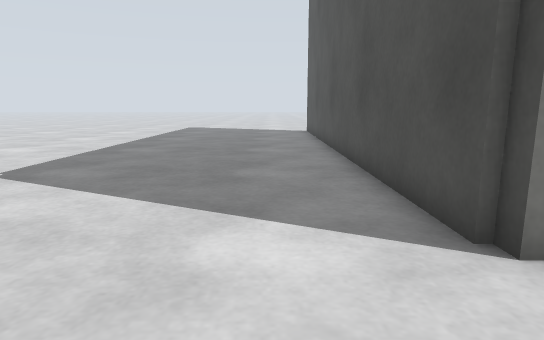
[1] (above)

17 first-person views from a walk through a world built for the Gazebo simulator. The camera is 0.07 m above the floor, tilts 10° down and sees 75° across. The floor is counted in squares, 0.05 m on a side. Each view is taken from the middle of a square. On the plan, view 1 faces up. The plan holds only what a view shows up to about 15 squares ahead; the rest is blank. The place goes on beyond the plan.

[2]
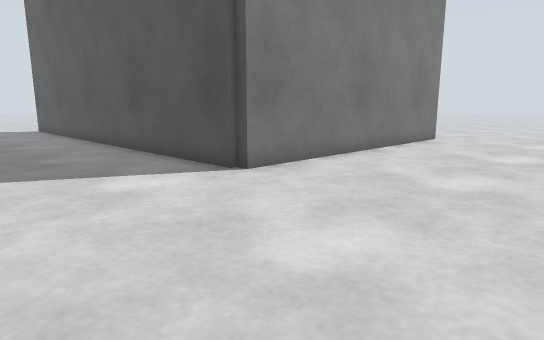

[3]
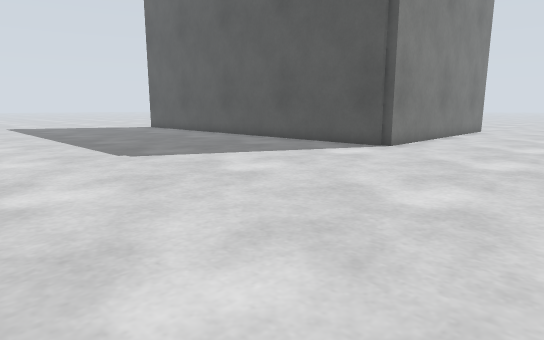

[4]
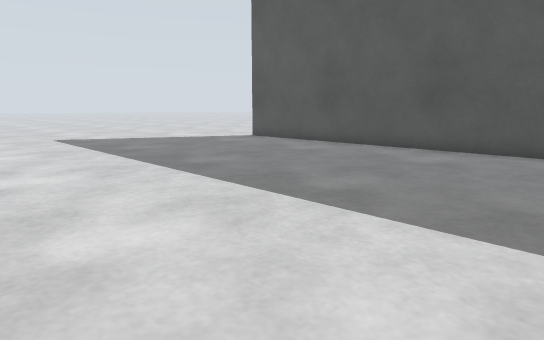

[5]
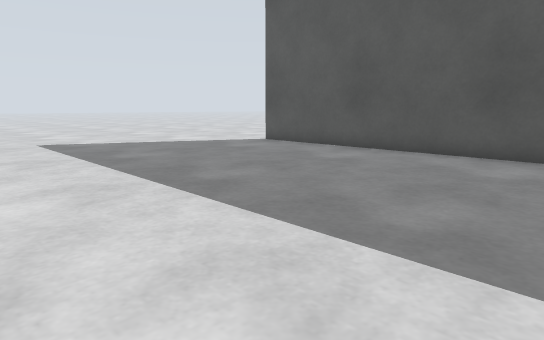

[6]
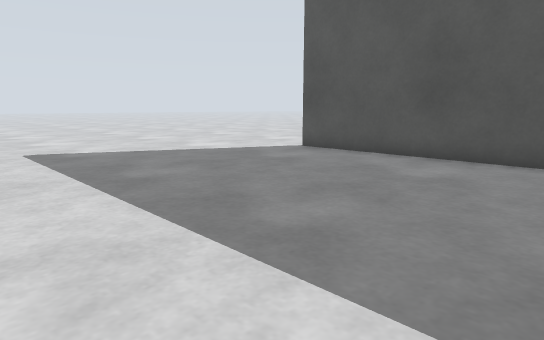

[7]
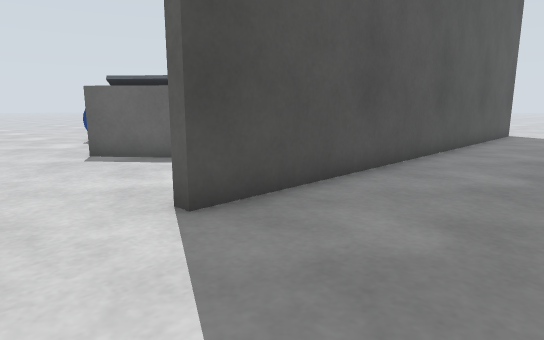

[8]
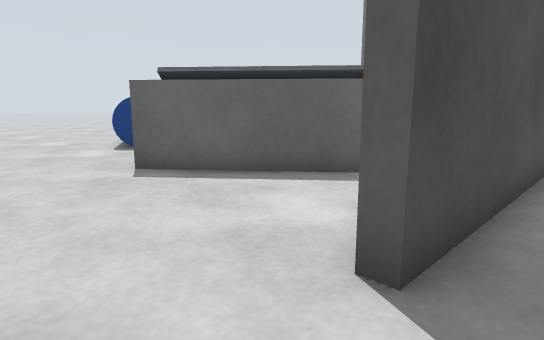

[9]
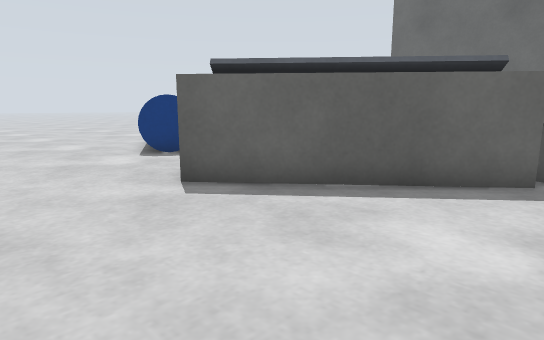

[10]
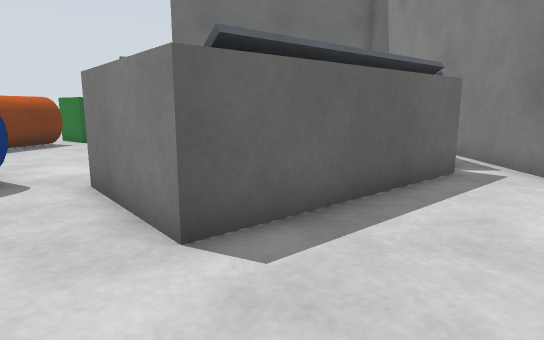

[11]
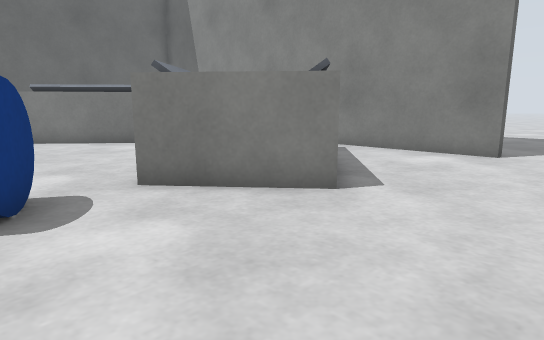

[12]
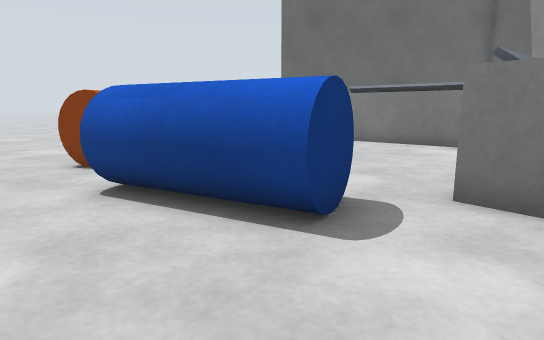

[13]
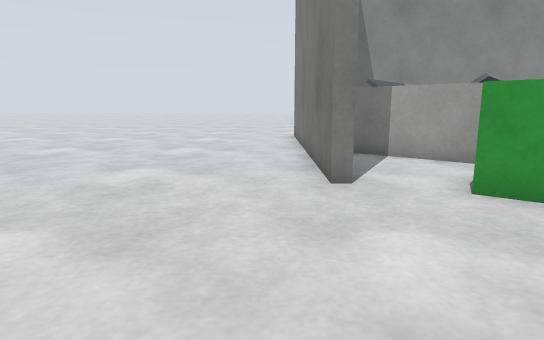

[14]
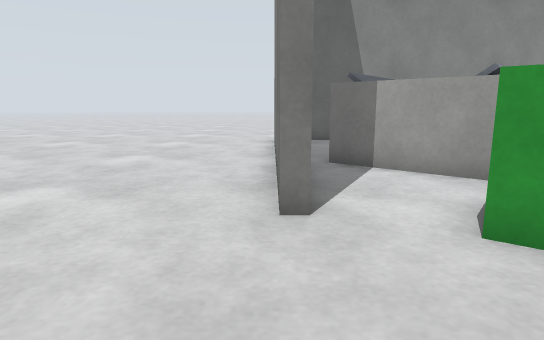

[15]
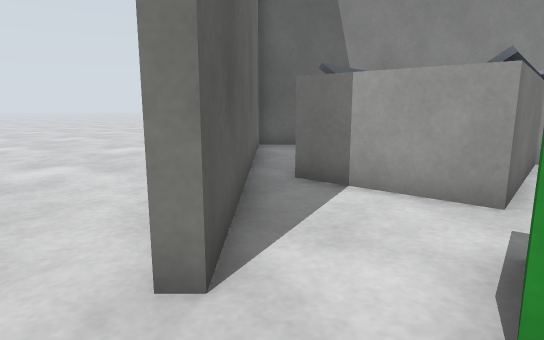

[16]
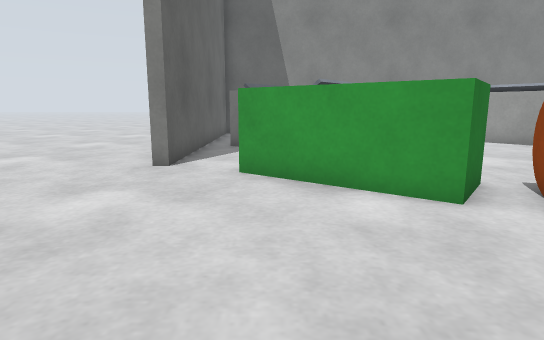

[17]
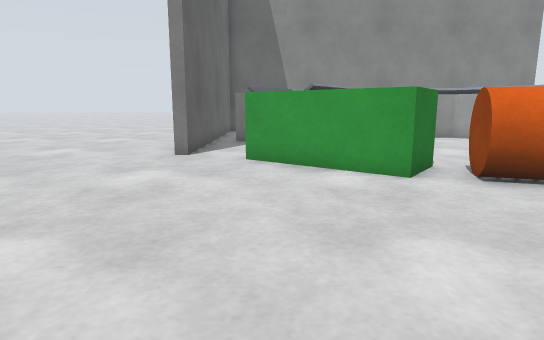

### Floor plan
Key: @ floor where view 1 was taken; # wall or solid block; . floor; B grey box; C drink can; R orange cylinder; G green box; O other object.
Columns run from 10 left of view 1 to 25 right of it. Each row starts with its distance up from view 1.
 24   ................. ... .
 23   .......................
 22   .............................
 21   ..........#..................
 20   ..........#.....#B...........
 19  ...........#....## B...C.....
 18  ...........#...#B  BB.CCCC..
 17  ...........#..#B   #... CCC..
 16  ...........#.B   B#.....  ....
 15 ............#.O  ##.......  R..
 14 ............#.   O ........  R..
 13 ............#    O ........R  ...
 12 ............#    O........RR  ....
 11 ............#    O.... ...RRR  ...
 10 ............#    ##...   .GRR......
  9  ...........#     B#..    GG........
  8 ............#      B#.    G.........
  7  ...........#       BB.  GG......
  6  ...........#       B..GGG....... .
  5  ...........#.....#B....G........
  4  ...........#....................
  3  ...........############........
  2  ..............................
  1 .............................
  0 ..........@..................
 -1 ............................
 -2  ..........................
 -3 . ...  . ................

Where each view was taken, in squares from view 1:
view 1: 0 up, 0 right, facing up
view 2: 3 down, 3 left, facing up-right
view 3: 3 down, 10 left, facing up-right
view 4: 8 up, 10 left, facing up-right
view 5: 10 up, 9 left, facing up-right
view 6: 13 up, 8 left, facing up-right
view 7: 24 up, 2 left, facing down-right
view 8: 24 up, 1 right, facing down-right
view 9: 24 up, 3 right, facing down-right
view 10: 24 up, 8 right, facing down
view 11: 24 up, 14 right, facing down-left
view 12: 23 up, 14 right, facing down
view 13: 2 up, 20 right, facing left
view 14: 3 up, 18 right, facing left
view 15: 4 up, 16 right, facing left
view 16: 6 up, 22 right, facing left
view 17: 6 up, 24 right, facing left
